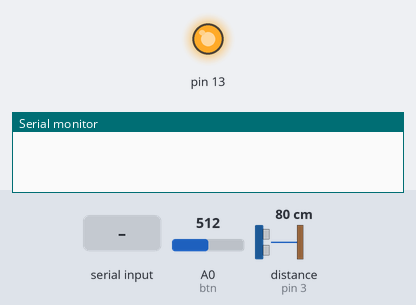
The sketch below on a simulated Arduino Uno, built with avr-gcc and run on an emulated ATmega328P. Parts: output pins drawn as LEDs (lit = HIGH), the last lines printed to the serial monitor. Wiring (inferred from the names in the program): ultrasonic range finder: trigger pin 2; echo pin 3. Inputs (shaded band) come from the test bench; at power-on: A0 (btn) = 512, distance to the obstacle (sensor on pin 3) 80 cm. The echo pulse lasts 58.3 µs per cm; pins used as bus, display or sensor lines are not drawn.

Above: at 1.2 s.
1.3 s: A0 (btn) set to 484
At 2.2 s:
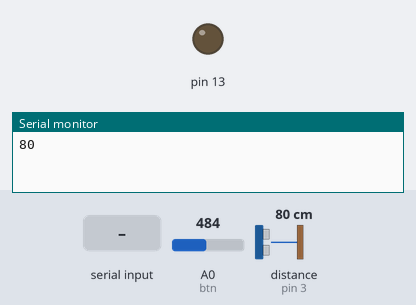
4.3 s: "1" received over Serial
At 4.6 s:
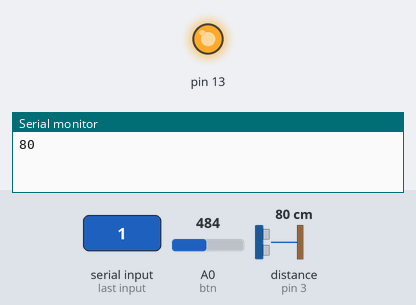
5.8 s: "0" received over Serial
At 7.0 s:
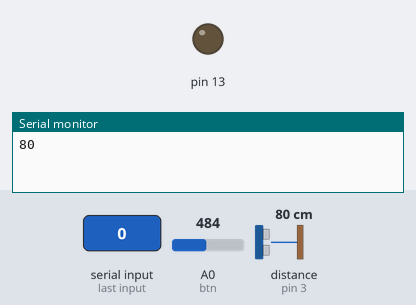
Timing chart, 0 to 8.3 s (numbered marks = the images above; inputs shaded):
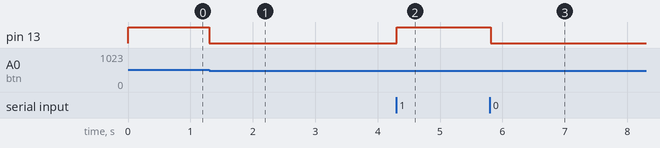

The sketch:

MeasureIt3D.ino
```cpp
// Measure It 3D

int trig = 2; // Trig
int echo = 3;  // Echo
int btn = A0; // Button
int dist = 0; // Distance measured
long sum = 0; // Total distance
int i = 0; // Number of iterations
String val=""; // Data for Serial input

void setup()
{
  Serial.begin(9600);
  pinMode(13,OUTPUT);
  digitalWrite(13,LOW);
  pinMode(btn,INPUT);
}//setup()

void loop()
{
  // Measuring distance based on serial event
  if (Serial.available()>0)
  {
    val="";
    while (Serial.available()>0)
      val=val+(char)Serial.read();
  }

  if (val=="stop")
    val="";
  else if (val=="1"||val=="on")
    digitalWrite(13,HIGH);
  else if (val=="0"||val=="off")
    digitalWrite(13,LOW);
  else if (val=="ok")
  {
    // measure the dist
    distance();
    // filtering and scaling the distance for sending
    if (dist<5)
      dist=5;
    else if (dist>=100)
      dist=99;
    Serial.println((char)(dist+28));
    val="";
  }//else if block
  else if (val=="dist")
  {
    // continuous distance measurement
    distance();
    Serial.println(dist);
  }//else if block


  // Measuring distance based on button event
  if (analogRead(btn)>500)
  {
    while (analogRead(btn)>500)
    {
      // Button pressed
      digitalWrite(13,HIGH);
      distance();
      if (dist>500)
        continue;
      sum += dist;
      i++;
    }//while loop
    // Button Released
    if (i!=0)
      dist = (int)(sum/i); // taking average
    i=0;
    sum=0;
    digitalWrite(13,LOW);
    Serial.println(dist);
  }//if block

  delay(100);
}//loop()

void distance()
{
  long duration;
  pinMode(trig, OUTPUT);
  digitalWrite(trig, LOW);
  delayMicroseconds(2);
  digitalWrite(trig, HIGH);
  delayMicroseconds(5);
  digitalWrite(trig, LOW);
  pinMode(echo, INPUT);
  duration = pulseIn(echo, HIGH);
  dist = (int)(duration / 29 / 2);
}//distance()
```

Measured:
- the behaviour switches between 501 and 500 on A0 (btn) (found by bisection; images 0 and 1)
- after the input at 1.3 s, pin 13: HIGH → LOW at once
- after the input at 4.3 s, pin 13: LOW → HIGH at once
- after the input at 5.8 s, pin 13: HIGH → LOW at once
